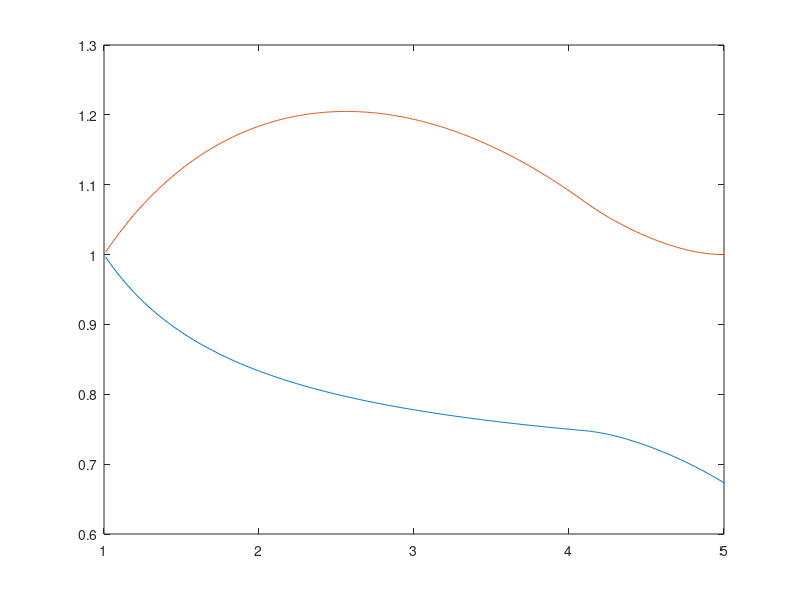

Here is the MATLAB script that generated this plot:
%{
%Uniform
u=2;
l=1;

x=l:0.01:u;
R=-(1/(u-l))*(x.^2 - 2*u*x + l^2)./(x+l);
plot(x,R)
hold all

Tx = 0.5*(1+l./x);
plot(x,Tx)

xpeak = - l + sqrt(2*l*(u+l));
%}

%{
%log-normal
sig=1;
mug=1;

x=1.1:0.1:5*exp(mug);
T=exp(mug+sig^2/2)*logncdf(x-sig,mug,sig)./logncdf(x,mug,sig);
T1=exp(mug+sig^2/2)*logncdf(sig-x,mug,sig)./(1-logncdf(x,mug,sig));
Tx=T./x;
R=logncdf(x-sig,mug,sig)+x./T.*(1-logncdf(x-sig,mug,sig));

plot(x,T)
axis([1 7 0 5])
hold all

plot(x,R)
%}
close all
clear all

%a< c <b 
a=1.0;
c=4.1;
b=5.0; 

%case 1 increasing
%c=b;
x=a:0.01:c;
cd1=(x-a).^2./((b-a)*(c-a));
pd1=2*(x-a)./((b-a)*(c-a));
%if a<=x<c
T1=2*x.^3./(3*(b-a)*(c-a)); %
T2=-a*x.^2./((b-a)*(c-a));    %if a<x<c
T3=-2*a.^3./(3*(b-a)*(c-a))+a*a.^2./((b-a)*(c-a));
T4=T1+T2+T3;
T4f=T4./cd1;
Tx1=T4f./x;

R1=cd1+x./T4f.*(1-cd1);


%plot(x,Tx1)
%hold all
%plot(x,R1)


%case 2 decreasing
%b=3.0; 
%a=1;
%c=1;


y=c+0.01:0.01:b;
%if c<=x<=b
cd2=1-(b-y).^2./((b-a)*(b-c));
pd2=2*(b-y)./((b-a)*(b-c));
T11=-2*y.^3./(3*(b-a)*(b-c)); %
T12=b.*y.^2./((b-a)*(b-c));    %if a<x<c
T13=2*c.^3./(3*(b-a)*(b-c))-b*c.^2./((b-a)*(b-c));
T14=T11+T12+T13;
T14f=T14./cd2;

Tx2=T14f./y;
R2=cd2+y./T14f.*(1-cd2);

T24f=(T14f+T4f(end));
T24ff=(T4(end)+T14)./cd2;

T25=[T4f T24ff];
z=[x y];
Tx=T25./z;
cd=[cd1 cd2];

R=cd+z./T25.*(1-cd);

plot(z,Tx)
hold all
plot(z,R)







%plot(y,Tx2)
%hold all
%plot(y,R2)
%Tx3=(Tx1+Tx2)./(x+y);

%case 3 increasing and decreasing
